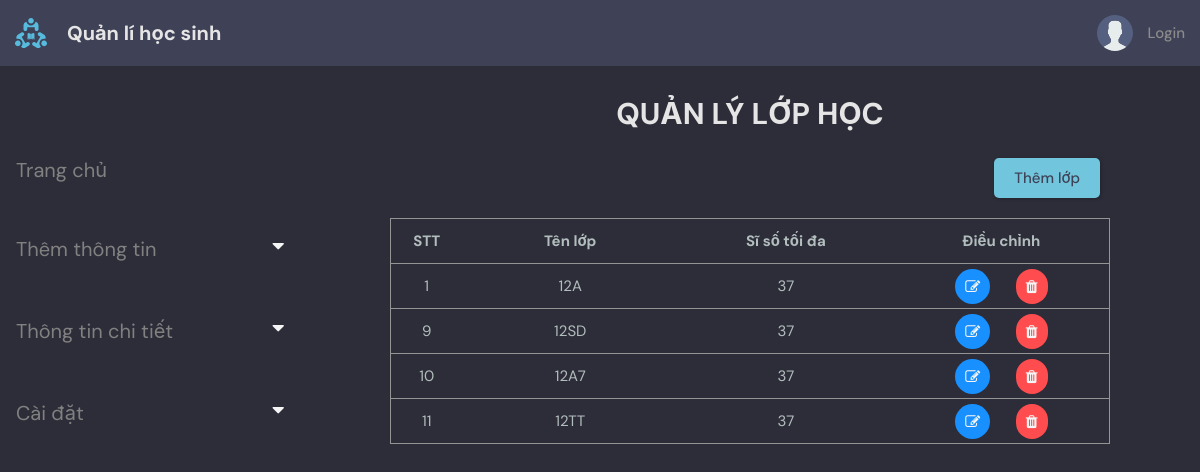
The page /class_setting/ on the database as committed earlier.
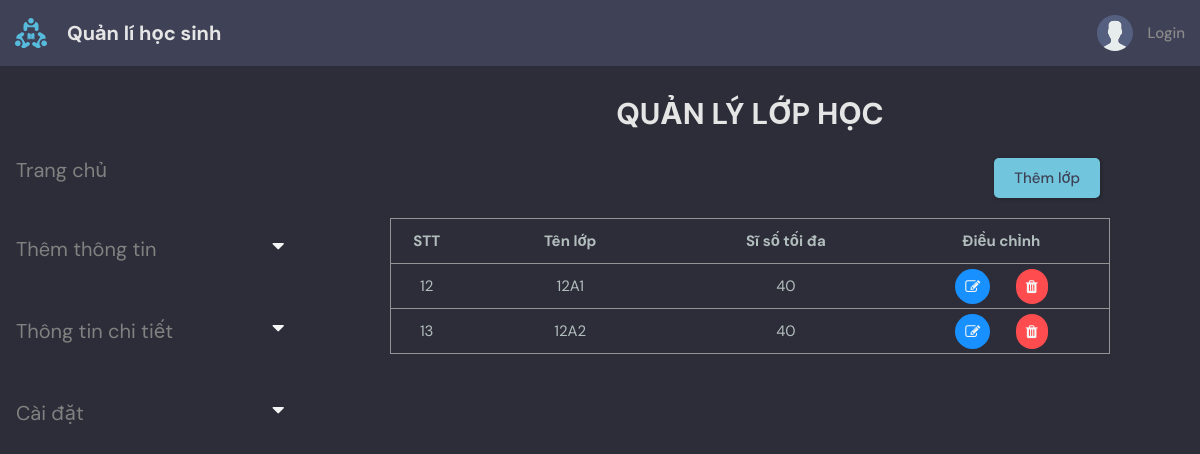
The same page on the database as committed later.
### base/models.py (models this page shows, shortened)
class LOPHOC(models.Model):
    TENLOP = models.CharField(max_length=30, null=False)
    SISO = models.IntegerField(null=False, validators=[MinValueValidator(0), MaxValueValidator(1000)])
    NIENKHOA = models.ForeignKey(Age, null=True ,on_delete=models.SET_NULL)

### base/views.py (the view, shortened to what this page needs)
def class_setting(request):
    form = ClassForm()
    classInfo = LOPHOC.objects.all().values()
    context = {
        'form':form,
        'classInfo':classInfo,
        }
    return render(request, 'base/class_setting.html',context)

### base/models.py (called while the page is built)
    def __str__(self):
        return self.year

### base/templates/base/class_setting.html (shortened to what this page needs)
{% extends 'main.html' %}
{% block content %}
<main class="layout">
    <div class="container">
        {% include 'base/topics_component.html' %}
        <div class = "roomList">
            <h1 class="label">Quản lý lớp học</h3>
            <div>
                <div class="row">
                    <button class="btn btn-outline-primary col-lg-11 btn--main" onclick="addClassForm();">Thêm lớp</button>
                </div>
                <table id="table" class="table table-sm">
                    <tr>
                        <th style="width:10%">STT</th>
                        <th style="width:30%">Tên lớp</th>
                        <th style="width:30%">Sĩ số tối đa</th>
                        <th style="width:30%">Điều chỉnh</th>
                    </tr>
                    {% for x in classInfo %}
                    <tr>
                        <td>{{ x.id }}</td>
                        <td>{{ x.TENLOP }}</td>
                        <td>{{ x.SISO }}</td>
                        <td>
                            <a class="modifyBtn" href="{% url 'class_setting_update' x.id %}"><i class="fa fa-edit"> </i> </a>
                            <a class="deleteBtn" href="{% url 'class_setting_delete' x.id %}"><i class="fa fa-trash"> </i> </a>
                        </td>
                    </tr>
                    {% endfor %}
                </table>
            </div>
            <br>
        </div>
    </div>
</main>
{% endblock content %}

Rows that differ between the two databases and show on the page:
removed LOPHOC: id "1", TENLOP "12A", SISO "37"
removed LOPHOC: id "9", TENLOP "12SD", SISO "37"
removed LOPHOC: id "10", TENLOP "12A7", SISO "37"
removed LOPHOC: id "11", TENLOP "12TT", SISO "37"
added LOPHOC: id "12", TENLOP "12A1", SISO "40"
added LOPHOC: id "13", TENLOP "12A2", SISO "40"
